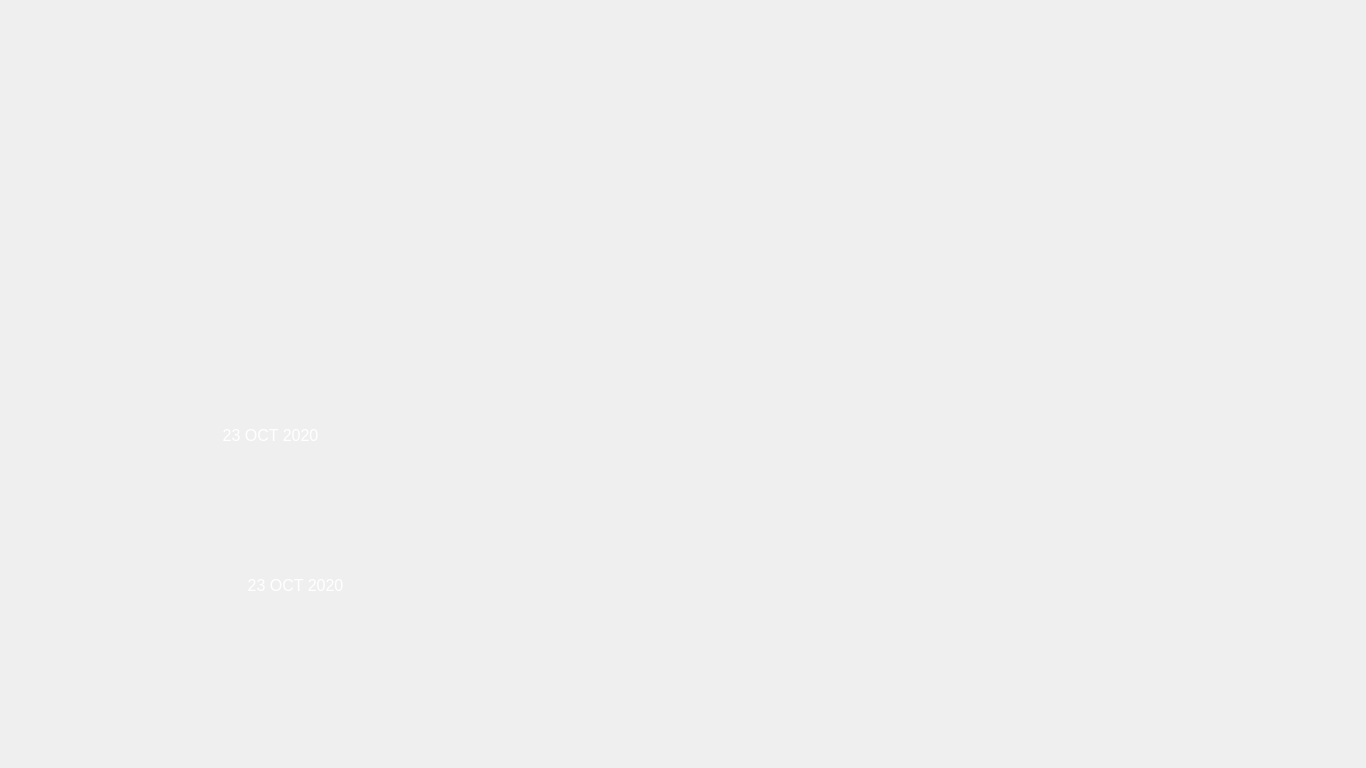
<?xml version="1.0" encoding="UTF-8"?>
<ui version="4.0">
 <class>Form</class>
 <widget class="QWidget" name="Diana_10">
  <property name="geometry">
   <rect>
    <x>0</x>
    <y>0</y>
    <width>1366</width>
    <height>768</height>
   </rect>
  </property>
  <property name="windowTitle">
   <string>Form</string>
  </property>
  <widget class="QLabel" name="label">
   <property name="geometry">
    <rect>
     <x>0</x>
     <y>0</y>
     <width>1366</width>
     <height>768</height>
    </rect>
   </property>
   <property name="styleSheet">
    <string notr="true"/>
   </property>
   <property name="text">
    <string/>
   </property>
   <property name="pixmap">
    <pixmap resource="rec.qrc">:/redc/lib/tuse.png</pixmap>
   </property>
   <property name="scaledContents">
    <bool>true</bool>
   </property>
  </widget>
  <widget class="QLabel" name="label_4">
   <property name="geometry">
    <rect>
     <x>490</x>
     <y>155</y>
     <width>821</width>
     <height>461</height>
    </rect>
   </property>
   <property name="text">
    <string/>
   </property>
   <property name="pixmap">
    <pixmap resource="rec.qrc">:/redc/lib/gifloader.gif</pixmap>
   </property>
   <property name="scaledContents">
    <bool>true</bool>
   </property>
  </widget>
  <widget class="QLabel" name="label_5">
   <property name="geometry">
    <rect>
     <x>75</x>
     <y>400</y>
     <width>391</width>
     <height>71</height>
    </rect>
   </property>
   <property name="text">
    <string>&lt;html&gt;&lt;head/&gt;&lt;body&gt;&lt;p align=&quot;center&quot;&gt;&lt;span style=&quot; font-size:12pt; color:#ffffff;&quot;&gt;23 OCT 2020&lt;/span&gt;&lt;/p&gt;&lt;/body&gt;&lt;/html&gt;</string>
   </property>
  </widget>
  <widget class="QLabel" name="label_6">
   <property name="geometry">
    <rect>
     <x>100</x>
     <y>550</y>     
     <width>391</width>
     <height>71</height>
    </rect>
   </property>
   <property name="text">
    <string>&lt;html&gt;&lt;head/&gt;&lt;body&gt;&lt;p align=&quot;center&quot;&gt;&lt;span style=&quot; font-size:12pt; color:#ffffff;&quot;&gt;23 OCT 2020&lt;/span&gt;&lt;/p&gt;&lt;/body&gt;&lt;/html&gt;</string>
   </property>
  </widget>
  <widget class="QPushButton" name="exitB">
   <property name="geometry">
    <rect>
     <x>1180</x>
     <y>670</y>
     <width>150</width>
     <height>51</height>
    </rect>
   </property>
   <property name="styleSheet">
    <string notr="true">background-image: url(:/redc/lib/exit - Copy.png);
border:none;</string>
   </property>
   <property name="text">
    <string/>
   </property>
  </widget>
 </widget>
 <resources>
  <include location="rec.qrc"/>
 </resources>
 <connections/>
</ui>
